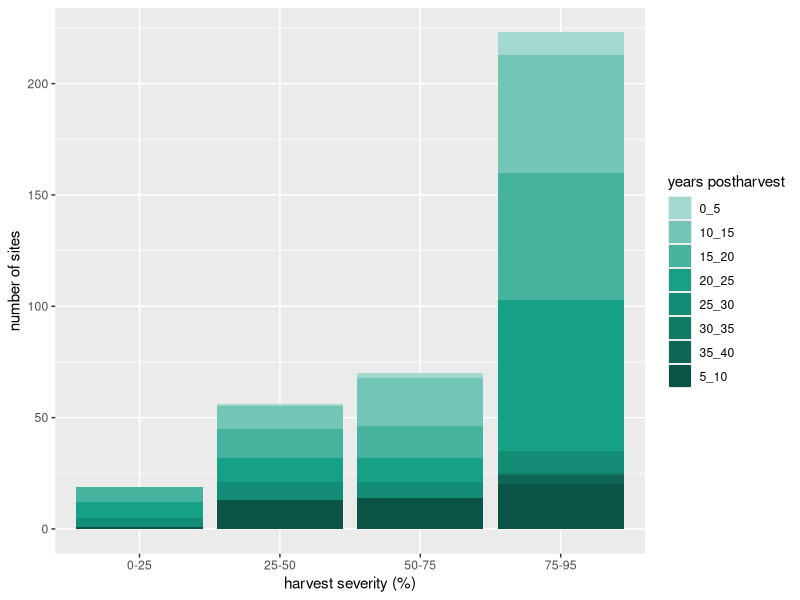
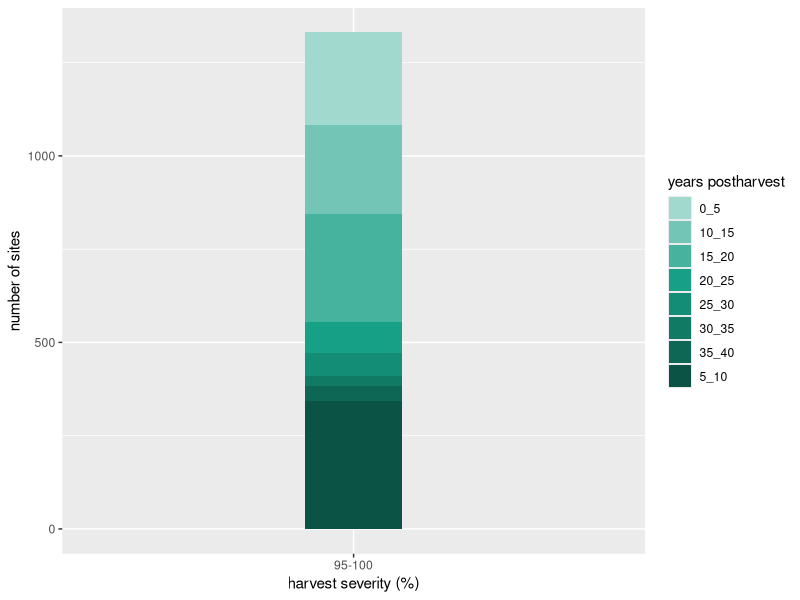
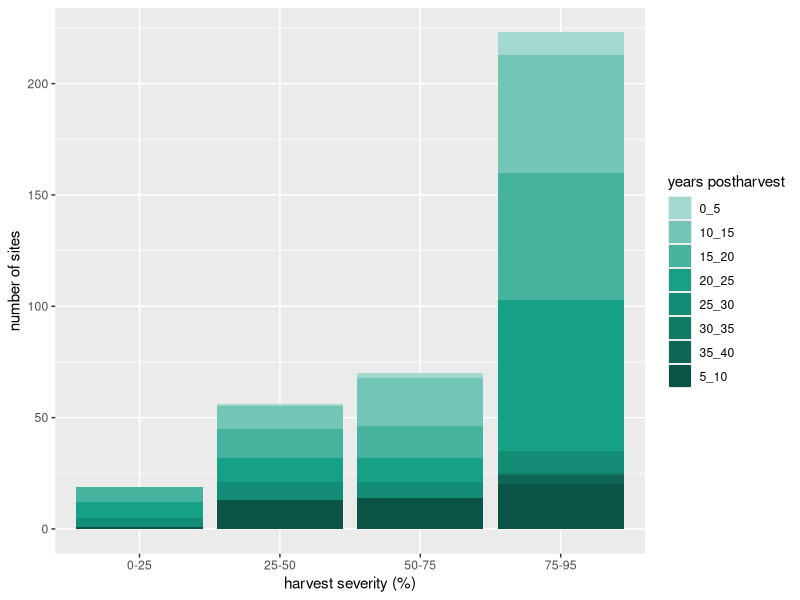
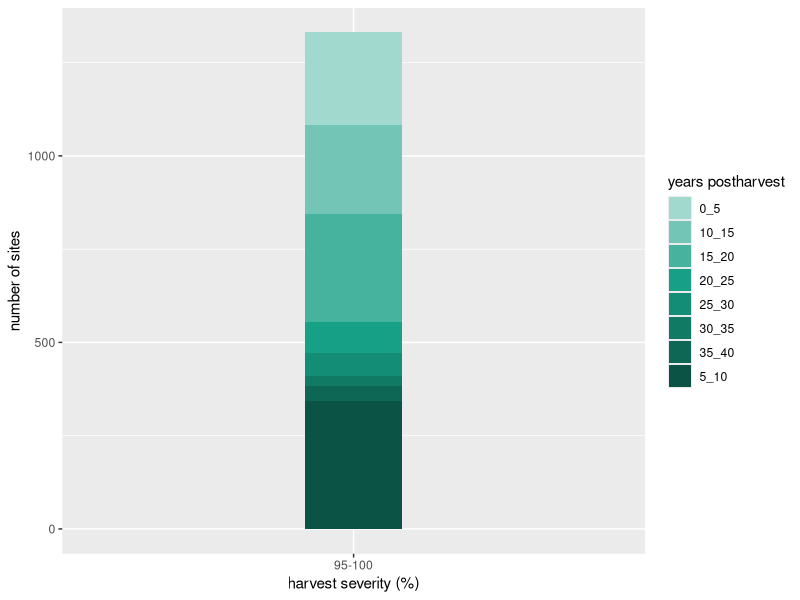

These charts were generated, in order, by the following R code:
library(ggplot2)
library(dplyr)
library(plyr)
library(base)
library(tidyr)


RETN<-read.csv("0_data/external/RETN_sampling.csv")

countRETN<-plyr::count(RETN, c('YearsAgo_Range', 'dist_ext_upper_1'))

countRETN<-countRETN[-c(1:5, 14), ]


countRETN$dist_ext_upper_1 <- as.factor(countRETN$dist_ext_upper_1)
#create a column that calculates the percentage of sites
countRETN <- countRETN %>% 
  mutate(percentSites = freq / nrow(RETN)*100)

countRETN_sub<-countRETN[countRETN$dist_ext_upper_1!='95-100',]

cbp2<-c("#a2d9ce","#73c6b6","#45b39d","#16a085","#138d75","#117a65","#0e6655","#0b5345")

RETN_plot_1<-ggplot(na.omit(countRETN_sub), aes(fill=YearsAgo_Range, y=freq, x=dist_ext_upper_1)) +
geom_bar(position="dodge", stat="identity")+
  xlab("harvest severity (%)")+
  ylab("number of sites")+ 
  labs(fill = "years postharvest")+
  scale_fill_manual(values = cbp2)+
  geom_bar(position="stack", stat="identity")
RETN_plot_1
ggsave("3_output/figures/RETN_samplePlot_1.png")



countRETN_sub_2<-countRETN[countRETN$dist_ext_upper_1=='95-100',]

RETN_plot_2<-ggplot(na.omit(countRETN_sub_2), aes(fill=YearsAgo_Range, y=freq, x=dist_ext_upper_1)) +
  geom_bar(position="dodge", stat="identity", width = 0.2)+
  xlab("harvest severity (%)")+
  ylab("number of sites")+ 
  labs(fill = "years postharvest")+
  scale_fill_manual(values = cbp2)+
  geom_bar(position="stack", stat="identity", width = 0.2)
RETN_plot_2
ggsave("3_output/figures/RETN_samplePlot_3.png")


#scale_fill_brewer(palette = "YlGnBu")+

